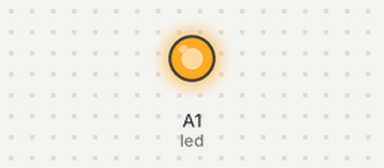
This sketch was run on a simulated Arduino Uno, built with avr-gcc and run on an emulated ATmega328P. Shown: output pins drawn as LEDs (lit = HIGH). What the sketch prints to the serial monitor is not drawn.

Above: at 0.1 s.
At 3.9 s:
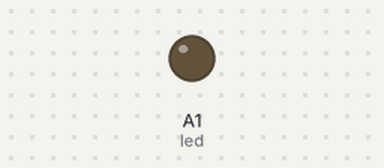
Timing chart, 0 to 5.4 s (numbered marks = the images above):
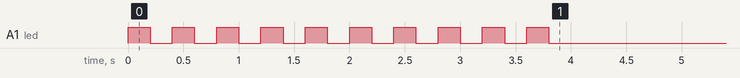

The sketch:

t8_ends.ino
```cpp
// Made from a Python program in the ZERO1 Simulator; edits here are not turned back into Python.

const int LED_RED = A1;        // red LED

const int led = LED_RED;

// Runs once: the whole program
void setup() {
  Serial.begin(9600);
  pinMode(led, OUTPUT);
  for (long i = 0; i < 10; i++) {
    digitalWrite(led, HIGH);
    delay(200);
    digitalWrite(led, LOW);
    delay(200);
  }
  Serial.println("Done");
}

// The Python program has no "while True:": it has ended.
void loop() {
}
```
